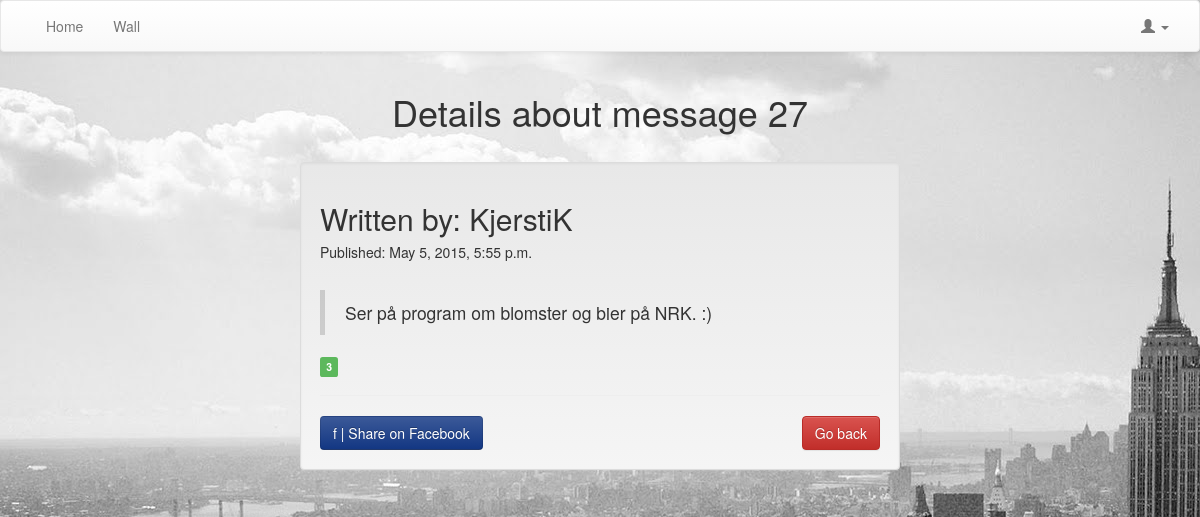
Screenshot of /kvittr_messages/27/ with the database file from the repository.
### kvittr_messages/models.py (models this page shows, shortened)
class Message(models.Model):
	message = models.TextField()
	created_by = models.ForeignKey(User, related_name="created_message")
	created_datetime = models.DateTimeField()
	likes = models.PositiveIntegerField(default=0)
	class Meta:
		ordering = ['-id']

### kvittr_messages/views.py (the view)
# urls.py: url(r'^(\d+)/$', views.message_details, name='message_details'),
def message_details(request, message_id):
	message = Message.objects.get(pk=message_id)
	messages = Message.objects.all()
	context = {'message': message}
	return render(request, 'kvittr_messages/message_details.html', context)

### kvittr_messages/templates/kvittr_messages/message_details.html (shortened to what this page needs)
{% extends 'theme/base.html' %}
{% load staticfiles %}
{% block extra_head %}
        <link rel="stylesheet" href="{% static "kvittr_messages/css/style.css" %}">
{% endblock extra_head %}
{% block pagecontent %}
        <h1 class="text-center"> Details about message {{ message.id }} </h1>
        <br>
	<div class="well well_center">
		<h2>Written by: {{ message.created_by }} </h2>
		<h5>Published: {{ message.created_datetime }} </h5>
                <br>
        <blockquote>{{ message.message }}</blockquote>
                <span class="label label-success label-as-badge" id="id-likes-for-message-{{ message.id }}">{{ message.likes }}</span>
        <hr>
        <a href="http://www.facebook.com/" class="btn btn-facebook">f | Share on Facebook</a>
        <a href="{% url 'message_listing' %}" class="btn btn-danger pull-right">Go back</a>
	</div>
{% endblock %}

### kvittr_messages/static/kvittr_messages/css/style.css (style rules this page uses)
body { background-image: url("/static/theme/images/background.jpg"); background-repeat:no-repeat; }
.well_center { width: 600px; margin-left: auto; margin-right: auto; }
.btn-facebook { color: #ffffff; text-shadow: 0 -1px 0 rgba(0, 0, 0, 0.25); background-color: #2b4b90; *background-color: #133783; background-image: -moz-linear-gradient(top, #3b5998, #133783); background-image: -webkit-gradient(linear, 0 0, 0 100%, from(#3b5998), to(#133783)); background-image: -webkit-linear-gradient(top, #3b5998, #133783); background-image: -o-linear-gradient(top, #3b5998, #133783); background-image: linear-gradient(to bottom, #3b5998, #133783); background-repeat: repeat-x; border-color: #133783 #133783 #091b40; border-color: rgba(0, 0, 0, 0.1) rgba(0, 0, 0, 0.1) rgba(0, 0, 0, 0.25); filter: progid:DXImageTransform.Microsoft.gradient(startColorstr='#ff3b5998', endColorstr='#ff133783', GradientType=0); filter: progid:DXImageTransform.Microsoft.gradient(enabled=false); }

### rows the page displays
Message: id "27", created_by "KjerstiK", created_datetime "May 5, 2015, 5:55 p.m.", message "Ser på program om blomster og bier på NRK. :)", likes "3"
